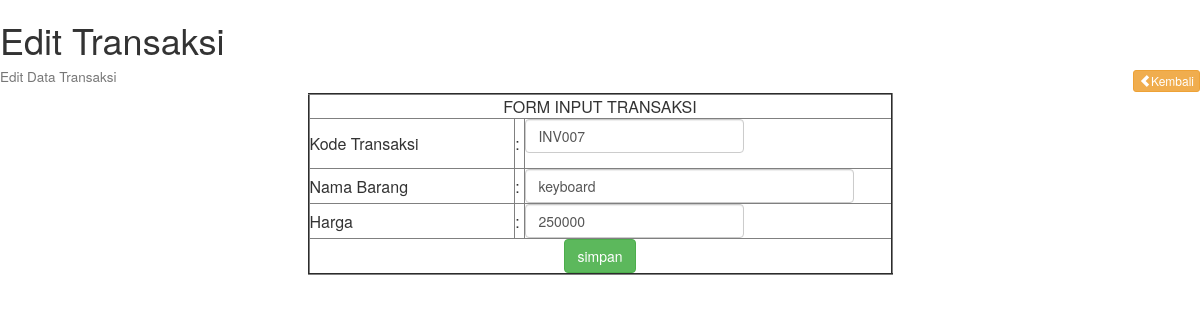
/edit.php?id=INV007, run on the app's committed database.
### tables this page shows
CREATE TABLE `transaksi` (
  `kode_transaksi` char(15) NOT NULL,
  `nama_barang` varchar(70) NOT NULL,
  `harga` int(8) NOT NULL,
  `diskon` decimal(8,2) NOT NULL,
  `total` decimal(8,2) NOT NULL
);

### edit.php (the view)
<?php include_once('koneksi.php');?>
  <link href="assets/css/bootstrap.min.css" rel="stylesheet">
  <link href="assets/css/simple-sidebar.css" rel="stylesheet">
<div>
  <h1>Edit Transaksi</h1>
    <h4>
      <small> Edit Data Transaksi</small>
      <div class="pull-right">
        <a href="index.php" class="btn btn-warning btn-xs"><i class="glyphicon glyphicon-chevron-left "></i>Kembali</a>
      </div>
    </h4>
    <div class="row">
      <div class="col-lg-6 col-lg-offset-3">
          <?php
           $id = @$_GET['id'];
           $sql_transaksi = mysqli_query($con, " SELECT * FROM transaksi WHERE kode_transaksi ='$id' ") or die (mysqli_error($con));
           $data = mysqli_fetch_array($sql_transaksi);
          ?>
        <form action="simpan.php" method="post">
          <table border="2px" style="width: 100%">
            <tr >
            <td colspan="3" align="center">FORM INPUT TRANSAKSI</td>
          </tr>
          <tr>
            <td>Kode Transaksi</td>
            <td>:</td>
            <td>
              <div class="form-group">
                <input type="text" style="width: 60%" value="<?=$data['kode_transaksi'] ?>" name="kode_transaksi" class="form-control"  id="kode_transaksi" required>
              </div>
            </td>
          </tr>
          <tr>
            <td>Nama Barang</td>
            <td>:</td>
            <td>
              <input type="text" style="width: 90%" value="<?=$data['nama_barang'] ?>" name="nama_barang" class="form-control"  id="nama_barang" required>
            </td>
          </tr>
          <tr>
            <td>Harga</td>
            <td>:</td>
            <td><input type="text" style="width: 60%" value="<?=$data['harga'] ?>" name="harga" class="form-control"  id="harga" required></td>
          </tr>
          <tr>
            <td colspan="3" align="center"><input type="submit" name="edit" value="simpan" class="btn btn-success "></td>
          </tr>
          </table>
        </form>
      </div>
    </div>
</div>

### data on the page
transaksi: kode_transaksi "INV007", nama_barang "keyboard", harga "250000"
